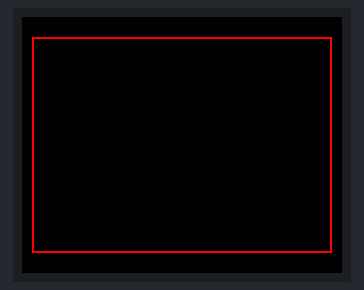
A sketch run on a simulated Arduino Uno, built with avr-gcc and run on an emulated ATmega328P. On the bench: 160×128 colour display.

Above: at 0.1 s.
At 0.52 s:
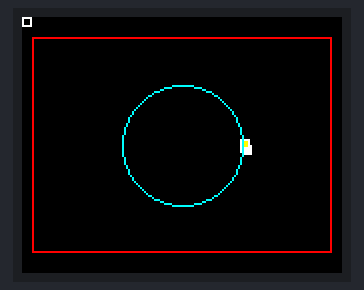
At 2.63 s:
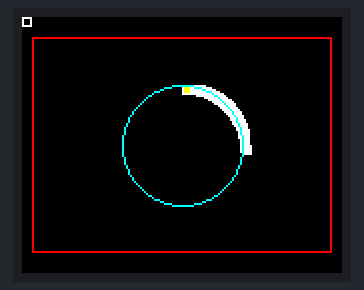
At 4.74 s:
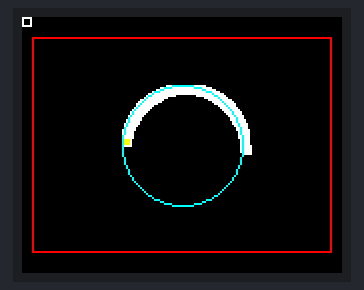
At 8.96 s:
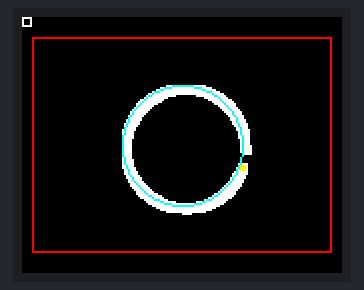
At 39.68 s:
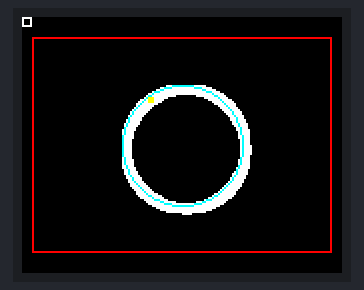

The sketch:

ballAroundCircleUsingArrays_a.ino
```cpp
/*
	moving square around a circle using precomputed coordinates
*/

#include <TFT.h>  // Arduino LCD library
#include <SPI.h>

// pin definition for the Uno
#define cs   10
#define dc   9
#define rst  8

// pin definition for the Leonardo
// #define cs   7
// #define dc   0
// #define rst  1

TFT TFTscreen = TFT(cs, dc, rst);

// Some ready-made 16-bit ('565') color settings:
#define COLOR_BLACK 0x0000
#define COLOR_WHITE 0xFFFF
#define COLOR_RED 0xF800
#define COLOR_GREEN 0x07E0
#define COLOR_BLUE 0x001F
#define COLOR_CYAN 0x07FF
#define COLOR_MAGENTA 0xF81F
#define COLOR_YELLOW 0xFFE0
#define COLOR_ORANGE 0xFC00

// ball parameters
int ballX=50, ballY=0,oldBallX=0, oldBallY=0;
int ballW=5,ballH=5;
byte coordX[360]={0},coordY[360]={0}; // coordinates around the circle
//circle center coordinates
float cx=80,cy=64;

// court parameters
int courtX=5,courtY=10,courtW=150,courtH=108;
int courtTopLine=0,courtBottomLine=0,courtLeftLine=0,courtRightLine=0;

// ball move state
enum state_t {	s0,s1};
state_t state=s0;

void setup() {
	// initialize the display
	TFTscreen.begin();
	// black background
	TFTscreen.background(0, 0, 0);

	// draw court
	TFTscreen.drawRect(courtX, courtY, courtW,courtH,0xF800);

	// court limits
	courtTopLine=courtY;
	courtBottomLine=courtY+courtH;
	courtLeftLine=courtY;
	courtRightLine=courtX+courtW;

	computeValues();

	delay(100);
}

void loop() {
	TFTscreen.drawRect(5, 10, 150, 108,0xF800);
	moveBall();
	TFTscreen.drawCircle(80,64,30,COLOR_CYAN);
	delay(20);
}

//*************************************   move ball   ******************************

void moveBall(){

	static int i=0;

	ballX=coordX[i]; ballY=coordY[i];

	if(i<359) i++;
	else i=0;

	// erase the ball's previous position
	TFTscreen.fill(0, 0, 0);

	if (oldBallX != ballX || oldBallY != ballY) {
		TFTscreen.rect(oldBallX, oldBallY, ballW, ballH);
	}

	// draw the ball's current position
	TFTscreen.fill(255,255, 0);
	TFTscreen.rect(ballX, ballY, ballW, ballH);

	oldBallX = ballX;
	oldBallY = ballY;
}

//**************************  compute values   ***************************************

void computeValues(){
	int alpha;
	float theta;

	for(alpha=0;alpha<360;alpha++){
		theta=PI*alpha/180;
		coordX[alpha]=30*cos(theta)+cx;
		coordY[alpha]=cy-30*sin(theta);  //reverse Y coordinates

	}
}

//*************************************************************************************
```
